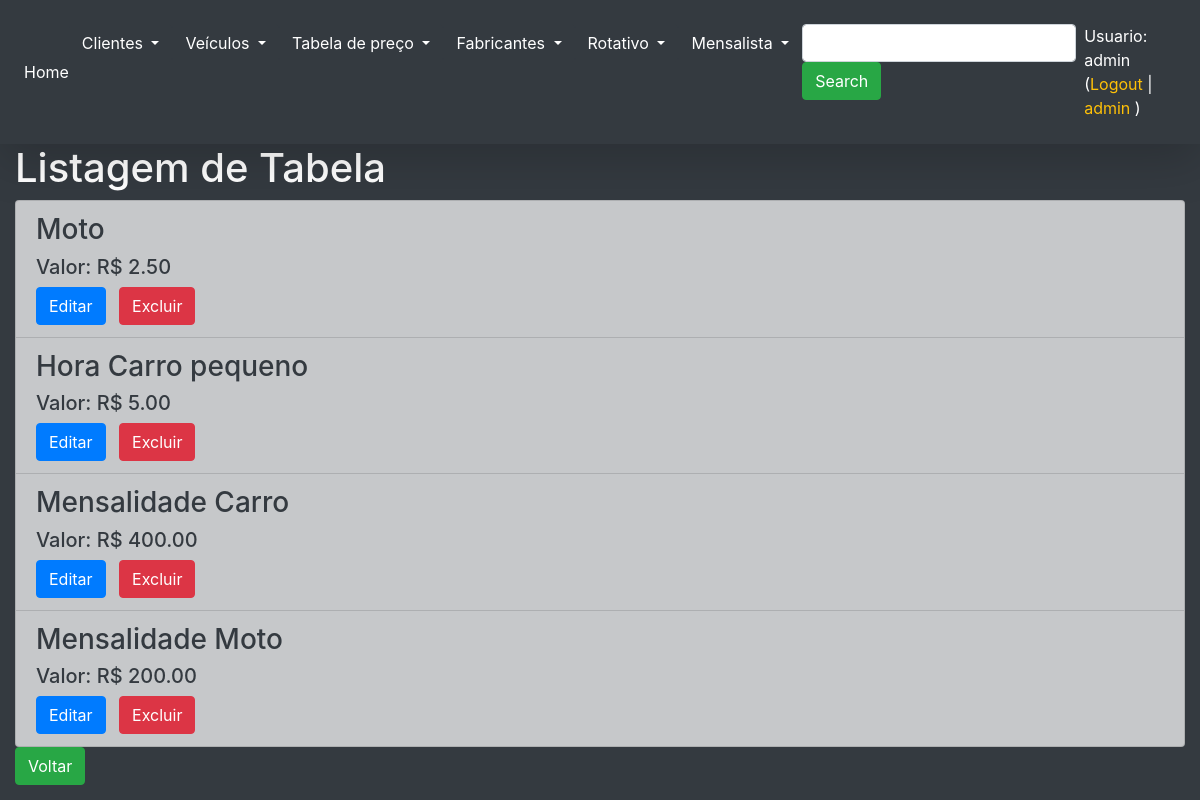
Screenshot of /listagem_tabelaPreco/ (signed in) with the database file from the repository.
### core/models.py (models this page shows, shortened)
class TabelaPreco(models.Model):
    descricao = models.CharField(max_length=100,verbose_name='Descricao')
    valor = models.DecimalField(max_digits=10, decimal_places=2, verbose_name='Valor')
    class Meta:
        verbose_name_plural = 'TabelaPreços'

### core/views.py (the view)
# urls.py: path('listagem_tabelaPreco/', listagem_tabelaPreco, name='url_listagem_tabelaPreco'),
@login_required
def listagem_tabelaPreco(request):
    if request.user.is_staff:
        dados = TabelaPreco.objects.all()
        contexto = {'dados': dados}
        return render(request, 'core/listagem_tabelaPreco.html', contexto)
    return render(request, 'core/mensagem.html')

### core/templates/core/listagem_tabelaPreco.html (shortened to what this page needs)
{% extends 'base.html' %}
{% load static %}
{% block main %}
  <h1>Listagem de Tabela<br></h1>
<ul class="list-group">
    {% for i in dados %}
    <li class="list-group-item text-dark list-group-item-dark ">
        <h3>{{i.descricao}}<br></h3>
        <h5>Valor: R$ {{i.valor}}<br></h5>
        <a href="{% url 'url_atualiza_tabelaPreco' i.id %}" class="btn btn-primary">Editar</a> &nbsp;
        <a href="{% url 'url_exclui_tabelaPreco' i.id %}" class="btn btn-danger">Excluir</a>
    </li>
{% endfor %}
</ul>
 <button onclick="window.location.href= '/'" class="btn btn-success">Voltar</button>
{% endblock %}

### templates/base.html (shortened to what this page needs)
<!DOCTYPE html>
<html lang="en">
<head>
    <link rel="stylesheet" href="https://cdn.jsdelivr.net/npm/bootstrap@4.6.2/dist/css/bootstrap.min.css">
</head>
<body class="bg-dark">
    <nav class="navbar navbar-expand-md p-4 w-100 shadow-lg text-white bg-dark navbar-dark align-items-center">
          <a href="/" class="text-white"> Home </a>
  <div class="collapse navbar-collapse" id="collapsibleNavbar">
      <ul class="navbar-nav align-items-start  flex justify-content-between w-100">
    <li class="nav-item">
      <div class="dropdown">
          <button type="button" class="btn btn-dark dropdown-toggle" data-toggle="dropdown">
            Clientes
          </button>
        </div>
    </li>
    <li class="nav-item">
      <div class="dropdown">
          <button type="button" class="btn btn-dark dropdown-toggle" data-toggle="dropdown">
            Veículos
          </button>
        </div>
    </li>
    <li class="nav-item">
      <div class="dropdown">
          <button type="button" class="btn btn-dark  dropdown-toggle" data-toggle="dropdown">
            Tabela de preço
          </button>
        </div>
    </li>
      <li class="nav-item">
      <div class="dropdown">
          <button type="button" class="btn btn-dark  dropdown-toggle" data-toggle="dropdown">
            Fabricantes
          </button>
        </div>
    </li>
      <li class="nav-item">
      <div class="dropdown">
          <button type="button" class="btn btn-dark  dropdown-toggle" data-toggle="dropdown">
            Rotativo
          </button>
        </div>
    </li>
      <li class="nav-item">
      <div class="dropdown">
          <button type="button" class="btn btn-dark  dropdown-toggle" data-toggle="dropdown">
            Mensalista
          </button>
        </div>
    </li>
          {%if 'listagem' in request.get_full_path %}
              <form class="form-inline" method="post">
                    <input class="form-control mr-sm-2" type="text" name="input_pesquisa" placeholder='{{ txt }}'>
                    <button class="btn btn-success" type="submit">Search</button>
                </form>
          {% endif %}
      <li class="nav-item d-flex align-items-center">
          {% if user.get_username %}
            <div>
                Usuario: {{ user.get_username }}
                    (<a href="/accounts/logout" class="text-decoration-none text-warning">Logout</a> |
                    <a href="/admin/" class="text-decoration-none text-warning"> admin </a>)
            </div>
            {% else %}
                <div>
                    Usuario não autenticado
                        (<a href ="/accounts/login/" class="text-decoration-none text-warning">login</a> |
                        <a href ="/accounts/registrar" class="text-decoration-none text-warning"> registrar</a>)
                </div>
            {% endif %}<br>
      </li>
  </ul>
  </div>
</nav>
<div class="container-fluid text-white w-100 h-100">
    {%block main %}
    {% endblock %}
</div>
</body>
</html>

### rows the page displays
TabelaPreco: descricao "Moto", valor "2.50"
TabelaPreco: descricao "Hora Carro pequeno", valor "5.00"
TabelaPreco: descricao "Mensalidade Carro", valor "400.00"
TabelaPreco: descricao "Mensalidade Moto", valor "200.00"

### other values shown
{{ user.get_username }} "admin"
